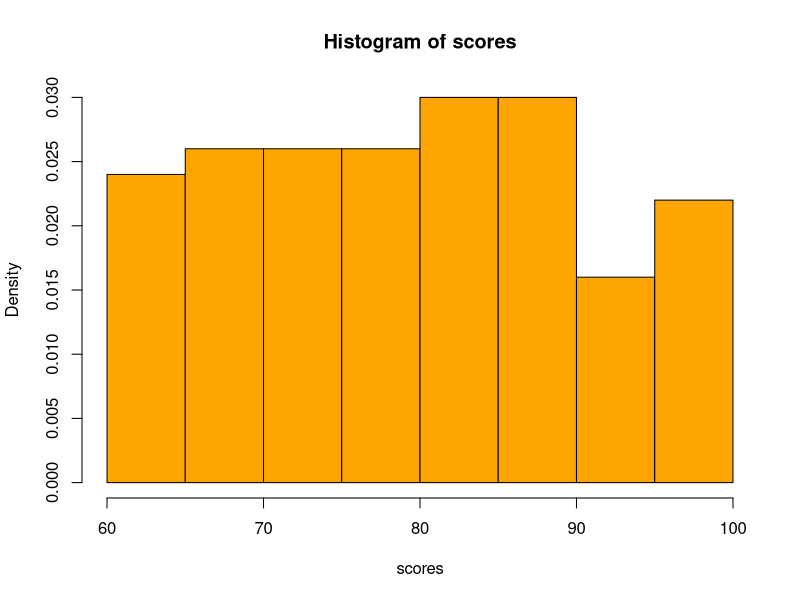
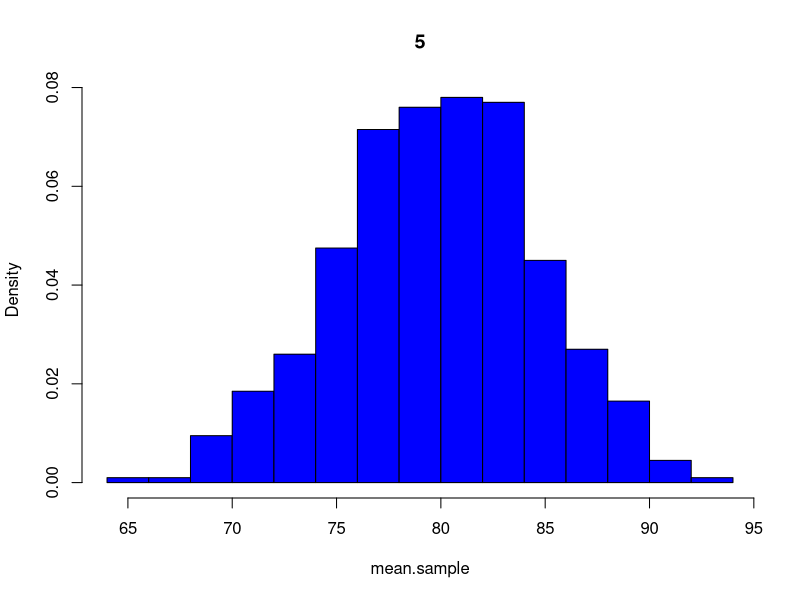

The R script that drew these images, in order:
a=60
b=100
initialSize=100
scores = sample(a:b, initialSize, replace = TRUE)
mean(scores)
sd(scores)
hist(scores, probability = TRUE, col= "orange")


meanSampleSize = 5

mean.sample=numeric(meanSampleSize) #create a vector to store the sample mean of the experiment, you can change the number 25 to 250, 2500 and so on

for(i in 1:1000) #to repeat the experiment 1000 times.
{
x_bar.sample=sample(scores,meanSampleSize) #creating a random sample of size 25 from the scores
mean.sample[i]=mean(x_bar.sample) # we store the mean of this sample inmean.sample and we do this 1000 times
}
hist(mean.sample, probability = TRUE, col = "blue", main = meanSampleSize) #creatinga histogram for the x_bar samples
mean_xbar = mean(mean.sample)
sd_xbar=sd(mean.sample)
print(c(mean_xbar, sd_xbar))
